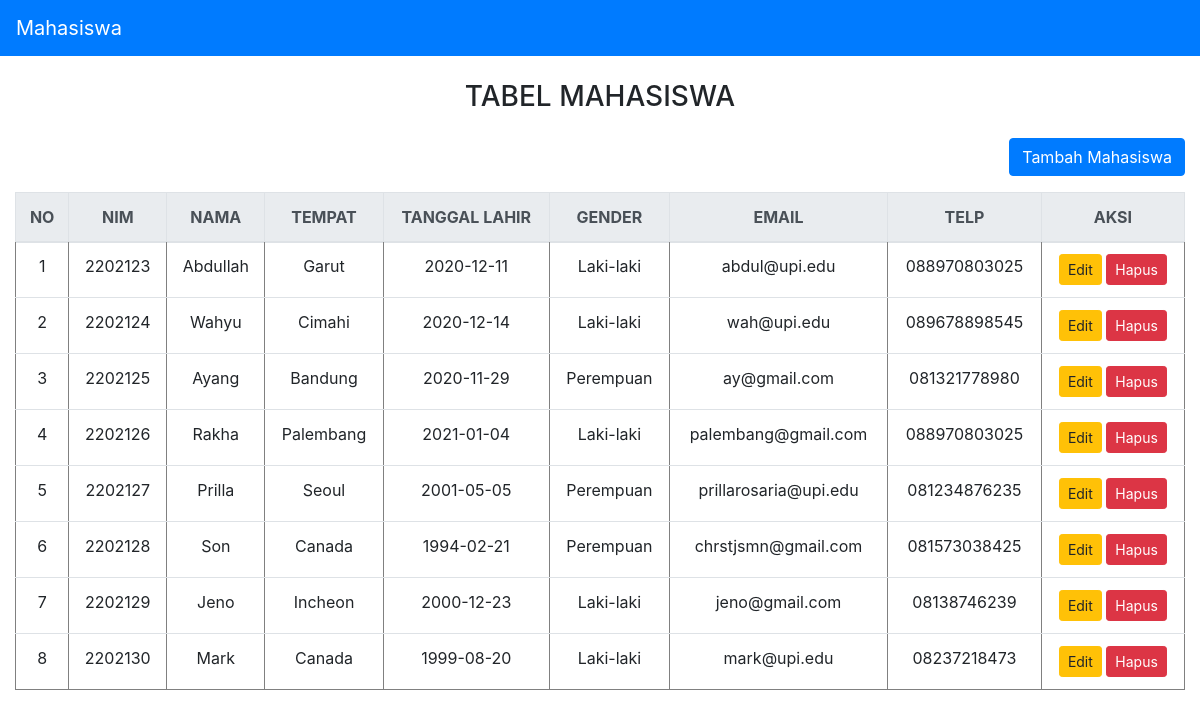
/kode/index.php, run on the app's committed database.
### tables this page shows
CREATE TABLE `mahasiswa` (
  `id` int(11) NOT NULL AUTO_INCREMENT,
  `nim` varchar(100) NOT NULL,
  `nama` varchar(100) NOT NULL,
  `tempat` varchar(100) NOT NULL,
  `tl` varchar(100) NOT NULL,
  `gender` varchar(10) NOT NULL,
  `email` varchar(100) NOT NULL,
  `telp` varchar(100) NOT NULL,
  PRIMARY KEY (`id`)
);

### kode/presenter/ProsesMahasiswa.php (called while the page is built, shortened)
<?php
class ProsesMahasiswa implements KontrakPresenter
{
	private $tabelmahasiswa;
	private $data = [];
	function __construct()
	{
		try {
			$db_host = "localhost";
			$db_user = "root";
			$db_password = "";
			$db_name = "mvp_php";
			$this->tabelmahasiswa = new TabelMahasiswa($db_host, $db_user, $db_password, $db_name);
			$this->data = array();
		} catch (Exception $e) {
			echo "yah error" . $e->getMessage();
		}
	}
	function prosesDataMahasiswa()
	{
		try {
			$this->tabelmahasiswa->open();
			$this->tabelmahasiswa->getMahasiswa();
			while ($row = $this->tabelmahasiswa->getResult()) {
				$mahasiswa = new Mahasiswa();
				$mahasiswa->setId($row['id']);
				$mahasiswa->setNim($row['nim']);
				$mahasiswa->setNama($row['nama']);
				$mahasiswa->setTempat($row['tempat']);
				$mahasiswa->setTl($row['tl']);
				$mahasiswa->setGender($row['gender']);
				$mahasiswa->setEmail($row['email']);
				$mahasiswa->setTelp($row['telp']);
				$this->data[] = $mahasiswa;
			}
		} catch (Exception $e) {
			echo "yah error part 2" . $e->getMessage();
		}
	}
	function getId($i)
	{
		return $this->data[$i]->getId();
	}
	function getNim($i)
	{
		return $this->data[$i]->getNim();
	}
	function getNama($i)
	{
		return $this->data[$i]->getNama();
	}
	function getTempat($i)
	{
		return $this->data[$i]->getTempat();
	}
	function getTl($i)
	{
		return $this->data[$i]->getTl();
	}
	function getGender($i)
	{
		return $this->data[$i]->getGender();
	}
	function getEmail($i)
	{
		return $this->data[$i]->getEmail();
	}
	function getTelp($i)
	{
		return $this->data[$i]->getTelp();
	}
	function getSize()
	{
		return sizeof($this->data);
	}
}

### kode/model/Mahasiswa.class.php (called while the page is built)
<?php
class Mahasiswa
{
	var $id = '';
	var $nim = '';
	var $nama = '';
	var $tempat = '';
	var $tl = '';
	var $gender = '';
	var $email = '';
	var $telp = '';
	function __construct($id = '', $nim = '', $nama = '', $tempat = '', $tl = '', $gender = '', $email = '', $telp = '')
	{
		$this->id = $id;
		$this->nim = $nim;
		$this->nama = $nama;
		$this->tempat = $tempat;
		$this->tl = $tl;
		$this->gender = $gender;
		$this->email = $email;
		$this->telp = $telp;
	}
	function setId($id)
	{
		$this->id = $id;
	}
	function setNim($nim)
	{
		$this->nim = $nim;
	}
	function setNama($nama)
	{
		$this->nama = $nama;
	}
	function setTempat($tempat)
	{
		$this->tempat = $tempat;
	}
	function setTl($tl)
	{
		$this->tl = $tl;
	}
	function setGender($gender)
	{
		$this->gender = $gender;
	}
	function setEmail($email)
	{
		$this->email = $email;
	}
	function setTelp($telp)
	{
		$this->telp = $telp;
	}
	function getId()
	{
		return $this->id;
	}
	function getNim()
	{
		return $this->nim;
	}
	function getNama()
	{
		return $this->nama;
	}
	function getTempat()
	{
		return $this->tempat;
	}
	function getTl()
	{
		return $this->tl;
	}
	function getGender()
	{
		return $this->gender;
	}
	function getEmail()
	{
		return $this->email;
	}
	function getTelp()
	{
		return $this->telp;
	}
}

### kode/model/DB.class.php (called while the page is built, shortened)
<?php
class DB
{
	var $db_host = 'localhost';
	var $db_user = 'root';
	var $db_password = '';
	var $db_name = 'mvp_php';
	var $db_link = null;
	function __construct($db_host = '', $db_user = '', $db_password = '', $db_name = '')
	{
		$this->db_host = $db_host;
		$this->db_user = $db_user;
		$this->db_password = $db_password;
		$this->db_name = $db_name;
	}
	function open()
	{
		try {
			$dsn = "mysql:host={$this->db_host};dbname={$this->db_name};charset=utf8mb4";
			$options = [
				PDO::ATTR_ERRMODE => PDO::ERRMODE_EXCEPTION,
				PDO::ATTR_DEFAULT_FETCH_MODE => PDO::FETCH_ASSOC,
				PDO::ATTR_EMULATE_PREPARES => false
			];
			$this->db_link = new PDO($dsn, $this->db_user, $this->db_password, $options);
		} catch (PDOException $e) {
			die("Database connection failed: " . $e->getMessage());
		}
	}
	function execute($query = "", $params = [])
	{
		try {
			$this->result = $this->db_link->prepare($query);
			$this->result->execute($params);
			return $this->result;
		} catch (PDOException $e) {
			die("Query execution failed: " . $e->getMessage());
		}
	}
	function close()
	{
		$this->db_link = null;
	}
}

### kode/model/TabelMahasiswa.class.php (called while the page is built, shortened)
<?php
class TabelMahasiswa extends DB
{
	function getMahasiswa()
	{
		$query = "SELECT * FROM mahasiswa";
		return $this->execute($query);
	}
}

### kode/view/TampilMahasiswa.php (the view, shortened to what this page needs)
<?php
include("presenter/ProsesMahasiswa.php");
class TampilMahasiswa implements KontrakView
{
	private $prosesmahasiswa;
	function __construct()
	{
		$this->prosesmahasiswa = new ProsesMahasiswa();
	}
	function tampil()
	{
		$this->prosesmahasiswa->prosesDataMahasiswa();
		$data = null;
		for ($i = 0; $i < $this->prosesmahasiswa->getSize(); $i++) {
			$no = $i + 1;
			$data .= "<tr>
			<td>" . $no . "</td>
			<td>" . $this->prosesmahasiswa->getNim($i) . "</td>
			<td>" . $this->prosesmahasiswa->getNama($i) . "</td>
			<td>" . $this->prosesmahasiswa->getTempat($i) . "</td>
			<td>" . $this->prosesmahasiswa->getTl($i) . "</td>
			<td>" . $this->prosesmahasiswa->getGender($i) . "</td>
			<td>" . $this->prosesmahasiswa->getEmail($i) . "</td>			<td>" . $this->prosesmahasiswa->getTelp($i) . "</td>
			<td>
				<a href='index.php?page=form&action=edit&id=" . $this->prosesmahasiswa->getId($i) . "' class='btn btn-warning btn-sm'>Edit</a>
				<a href='process.php?action=delete&id=" . $this->prosesmahasiswa->getId($i) . "' class='btn btn-danger btn-sm' onclick='return confirm(\"Apakah Anda yakin ingin menghapus data ini?\")'>Hapus</a>
			</td>
			</tr>";
		}
	}
}

### kode/index.php
<?php
include("view/TampilMahasiswa.php");
$tp = new TampilMahasiswa();
if (isset($_GET['page']) && $_GET['page'] === 'form') {
    $action = isset($_GET['action']) ? $_GET['action'] : 'add';
    $id = isset($_GET['id']) ? $_GET['id'] : null;
    $tp->tampilForm($action, $id);
} else {
    $data = $tp->tampil();
}

### kode/model/Template.class.php (shortened to what this page needs)
<?php
class Template{
	var $content = '';
	function __construct($filename = ''){
		$this->content = implode('', @file($filename));
	}
	function clear(){
		$this->content = preg_replace("/DATA_[A-Z|_|0-9]+/", "", $this->content);
	}
	function write(){
		print $this->content;
	}
	function replace($old = '', $new = ''){
		if(is_int($new)){
			$value = sprintf("%d", $new);
		}elseif(is_float($new)){
			$value = sprintf("%f", $new);
		}elseif(is_array($new)){
			$value = '';
			foreach( $new as $item){
				$value .= $item. '';
			}
		}else{
			$value = $new;
		}
		$this->content = preg_replace("/$old/",  $value, $this->content);
	}
}

### data on the page
mahasiswa: nim "2202123", nama "Abdullah", tempat "Garut", tl "2020-12-11", gender "Laki-laki", email "abdul@upi.edu", telp "088970803025"
mahasiswa: no "3", Nim "2202125", Nama "Ayang", Tempat "Bandung", Tl "2020-11-29", Gender "Perempuan", Email "ay@gmail.com", Telp "081321778980"
mahasiswa: no "4", nim "2202126", nama "Rakha", tempat "Palembang", tl "2021-01-04", gender "Laki-laki", email "palembang@gmail.com", telp "088970803025"
mahasiswa: no "5", nim "2202127", nama "Prilla", tempat "Seoul", tl "2001-05-05", gender "Perempuan", email "prillarosaria@upi.edu", telp "081234876235"
mahasiswa: no "6", nim "2202128", nama "Son", tempat "Canada", tl "1994-02-21", gender "Perempuan", email "chrstjsmn@gmail.com", telp "081573038425"
mahasiswa: no "7", nim "2202129", nama "Jeno", tempat "Incheon", tl "2000-12-23", gender "Laki-laki", email "jeno@gmail.com", telp "08138746239"
mahasiswa: no "8", nim "2202130", nama "Mark", tempat "Canada", tl "1999-08-20", gender "Laki-laki", email "mark@upi.edu", telp "08237218473"

### other printed values
$this->content "Mahasiswa TABEL MAHASISWA Tambah Mahasiswa NO NIM NAMA TEMPAT TANGGAL LAHIR GENDER EMAIL TELP AKSI"
$no "1"
$no "2"
$this->prosesmahasiswa->getNim($i) "2202124"
$this->prosesmahasiswa->getNama($i) "Wahyu"
$this->prosesmahasiswa->getTempat($i) "Cimahi"
$this->prosesmahasiswa->getTl($i) "2020-12-14"
$this->prosesmahasiswa->getGender($i) "Laki-laki"
$this->prosesmahasiswa->getEmail($i) "wah@upi.edu"
$this->prosesmahasiswa->getTelp($i) "089678898545"
